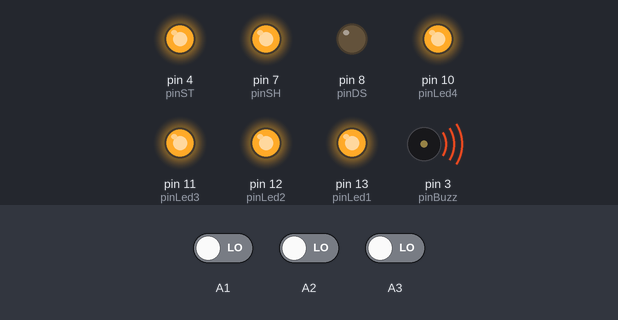
Bench run of a sketch on a simulated Arduino Uno, built with avr-gcc and run on an emulated ATmega328P. On the bench: output pins drawn as LEDs (lit = HIGH), buzzer (waves = sounding, pin HIGH). The test bench sets the inputs (shaded band); at power-on: A2 LOW, A3 LOW, A1 LOW.

Above: at 4.0 s.
4.1 s: A2 driven HIGH and A3 driven HIGH
At 5.6 s:
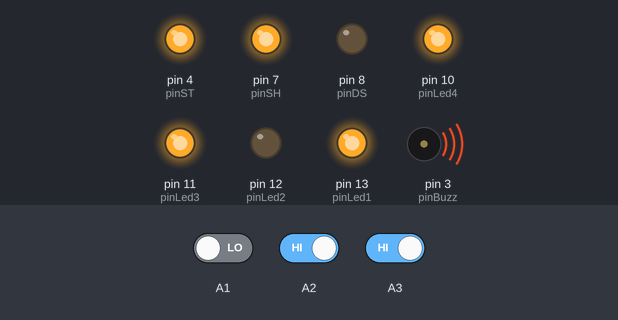
6.5 s: A1 driven HIGH
At 7.3 s:
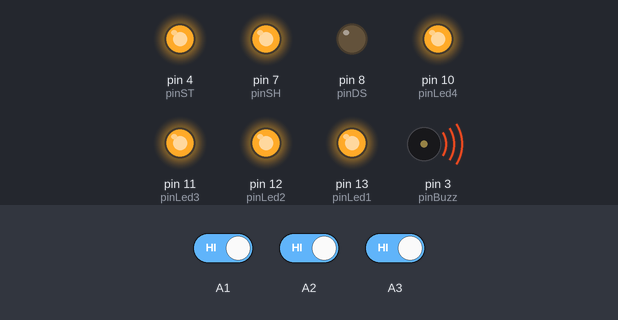
8.0 s: A1 driven LOW
At 8.7 s:
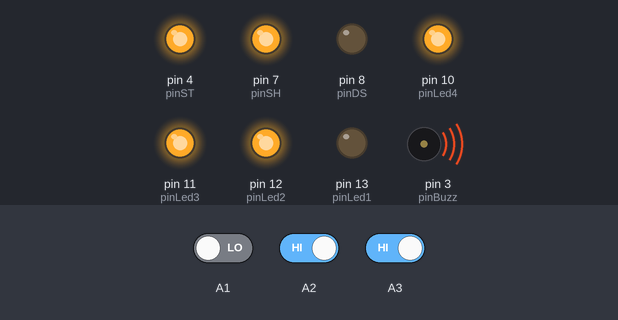
10.2 s: A2 driven LOW
At 11.0 s:
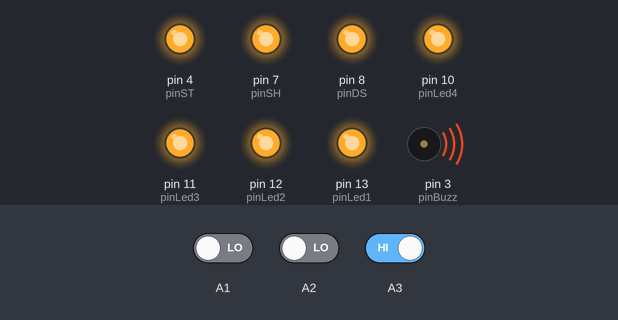
14.4 s: A2 driven HIGH
At 16.5 s:
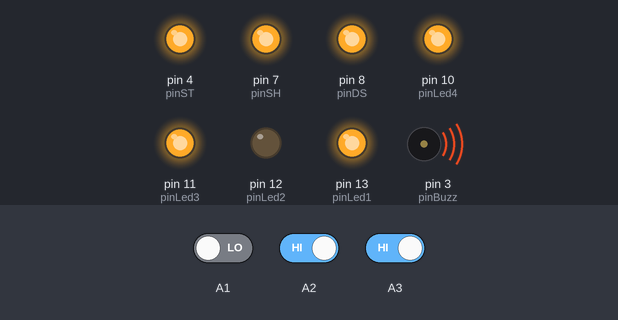
16.9 s: A3 driven LOW
At 24.5 s:
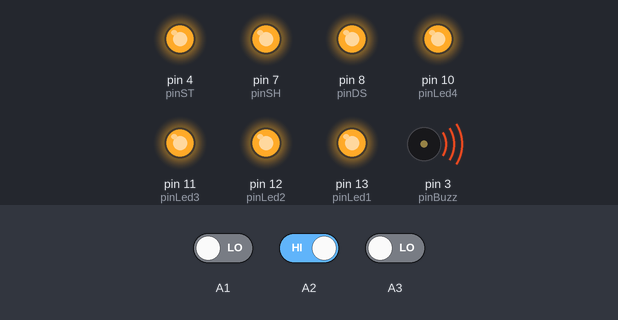
Timing chart, 0 to 29.4 s (numbered marks = the images above; inputs shaded):
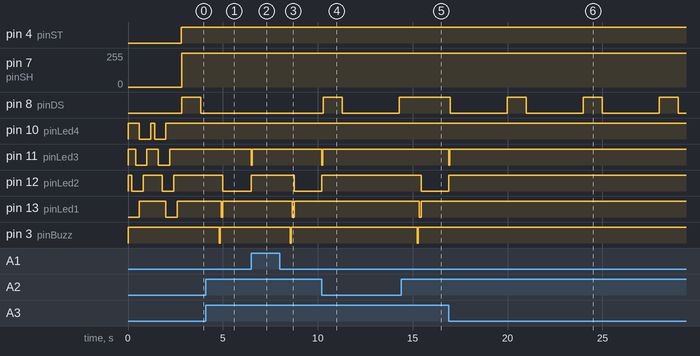

Measured:
- after the input at 4.1 s, pin 12 (pinLed2): HIGH → LOW after 0.90 s; pin 13 (pinLed1): HIGH → LOW after 0.80 s, → HIGH 0.10 s later; pin 3 (pinBuzz): HIGH → LOW after 0.70 s, → HIGH 0.05 s later
- after the input at 6.5 s, pin 11 (pinLed3): HIGH → LOW at once, → HIGH 0.05 s later; pin 12 (pinLed2): LOW → HIGH at once
- after the input at 8.0 s, pin 8 (pinDS): stays LOW (without the input it goes to HIGH after 0.59 s); pin 12 (pinLed2): HIGH → LOW after 0.75 s; pin 13 (pinLed1): HIGH → LOW after 0.65 s, → HIGH 0.10 s later; pin 3 (pinBuzz): HIGH → LOW after 0.55 s, → HIGH 0.05 s later
- after the input at 10.2 s, pin 8 (pinDS): LOW → HIGH after 0.09 s, → LOW 1.0 s later, → HIGH 3.0 s later; pin 11 (pinLed3): HIGH → LOW at once, → HIGH 0.05 s later; pin 12 (pinLed2): LOW → HIGH at once
- after the input at 14.4 s, pin 8 (pinDS): stays HIGH (without the input it goes to LOW after 0.89 s); pin 12 (pinLed2): HIGH → LOW after 1.1 s; pin 13 (pinLed1): HIGH → LOW after 0.95 s, → HIGH 0.10 s later; pin 3 (pinBuzz): HIGH → LOW after 0.85 s, → HIGH 0.05 s later
- after the input at 16.9 s, pin 8 (pinDS): alternates HIGH for 1.0 s and LOW for 3.0 s, starting after 0.09 s; pin 11 (pinLed3): HIGH → LOW at once, → HIGH 0.05 s later; pin 12 (pinLed2): LOW → HIGH at once

The sketch:

13._Cnt_SS.ino
```cpp
#define pinLed1 13
#define pinLed2 12
#define pinLed3 11
#define pinLed4 10
#define pinBuzz  3
#define pinDS    8
#define pinSH    7
#define pinST    4

#define led1(x) digitalWrite(pinLed1, x? LOW:HIGH)
#define led2(x) digitalWrite(pinLed2, x? LOW:HIGH)
#define led3(x) digitalWrite(pinLed3, x? LOW:HIGH)
#define led4(x) digitalWrite(pinLed4, x? LOW:HIGH)
#define buzz(x) digitalWrite(pinBuzz, x? LOW:HIGH)

#define DS(x)   digitalWrite(pinDS, x? HIGH:LOW)
#define SH(x)   digitalWrite(pinSH, x? HIGH:LOW)
#define ST(x)   digitalWrite(pinST, x? HIGH:LOW)

#define pb1  digitalRead(A1)
#define pb2  digitalRead(A2)
#define pb3  digitalRead(A3)

uint8_t ledSeq[]={1,3,7,14,12,8,0,8,12,14,7,3,1,0};
// Array data & variables used for 7-segment Common Anode - numeric value only
//                  INDEX:  0    1    2    3    4    5    6    7    8    9   10
//                    NUM:  0    1    2    3    4    5    6    7    8    9 BLNK
const uint8_t num[30] = {0xC0,0XF9,0xA4,0xB0,0x99,0x92,0x82,0xF8,0x80,0x90,0xFF};
const uint8_t seg[4]  = {0xF1,0xF2,0xF4,0xF8};
uint16_t ptr2disp;
uint16_t buff[4];

void LEDs(uint8_t x)
{ led1(x & (1<<0));
  led2(x & (1<<1));
  led3(x & (1<<2));
  led4(x & (1<<3));
}
uint8_t getPB()
{ uint8_t x=0;
  if(pb1==0) x|=1<<0;
  if(pb2==0) x|=1<<1;
  if(pb3==0) x|=1<<2;
  return x;
}
void beep(uint8_t kali, uint16_t masa)
{ for(uint8_t i=0;i<kali;i++)
  { buzz(1);  delay(masa);
    buzz(0);  delay(masa);
  }
}
void multiplexSegment(uint16_t x)
{ for(uint8_t i=0;i<4;i++)
  { switch(i)
    { case 0: // DIGIT 1
        ptr2disp = x / 1000;
        break;
      case 1: // DIGIT 2
        ptr2disp = (x % 1000) / 100;
        break;
      case 2: // DIGIT 3
        ptr2disp = (x % 100) / 10;
        break;
      case 3: // DIGIT 4
        ptr2disp = x % 10;
        break;
    }
    buff[i] = (num[ptr2disp]<<8) | seg[i];
  }
}
void displaySegment(void)
{ static uint8_t seg=0;
  ST(LOW);
  for(int8_t i=15;i>-1;i--)
  { SH(LOW);
    if(buff[seg] & (1<<i))  DS(HIGH);
    else                    DS(LOW);
    SH(HIGH);
  }
  ST(HIGH);
  if(++seg>3) seg=0;
}

void setup()
{ pinMode(pinLed1,OUTPUT);
  pinMode(pinLed2,OUTPUT);
  pinMode(pinLed3,OUTPUT);
  pinMode(pinLed4,OUTPUT);
  pinMode(pinBuzz,OUTPUT);
  buzz(0);

  pinMode(pinDS,OUTPUT);
  pinMode(pinSH,OUTPUT);
  pinMode(pinST,OUTPUT);

  pinMode(A1,INPUT);
  pinMode(A2,INPUT);
  pinMode(A3,INPUT);
  Serial.begin(9600);

  for(uint8_t i=0;i<sizeof(ledSeq);i++)
  { LEDs(ledSeq[i]);
    delay(200);
  }
}

char tx2buf[100];
uint16_t cnt=0;
void loop()
{ multiplexSegment(cnt);
  displaySegment();

  if(++cnt>12) cnt=0;
  delay(1000);

  if(getPB()==1)
  { beep(1,50);
    LEDs(1);
    delay(100);

    while(getPB()==1)
    { LEDs(2);
    }

    LEDs(4);
    delay(50);
  }
  LEDs(0);
}
```
